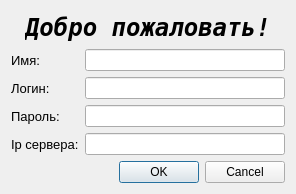
<?xml version="1.0" encoding="UTF-8"?>
<ui version="4.0">
 <class>RegistrationUsers</class>
 <widget class="QDialog" name="RegistrationUsers">
  <property name="geometry">
   <rect>
    <x>0</x>
    <y>0</y>
    <width>296</width>
    <height>194</height>
   </rect>
  </property>
  <property name="windowTitle">
   <string>Dialog</string>
  </property>
  <layout class="QGridLayout" name="gridLayout_2">
   <item row="3" column="0">
    <widget class="QDialogButtonBox" name="buttonBox">
     <property name="orientation">
      <enum>Qt::Horizontal</enum>
     </property>
     <property name="standardButtons">
      <set>QDialogButtonBox::Cancel|QDialogButtonBox::Ok</set>
     </property>
    </widget>
   </item>
   <item row="1" column="0">
    <layout class="QGridLayout" name="gridLayout">
     <item row="0" column="0">
      <widget class="QLabel" name="label_2">
       <property name="font">
        <font>
         <pointsize>10</pointsize>
        </font>
       </property>
       <property name="text">
        <string>Имя:</string>
       </property>
      </widget>
     </item>
     <item row="1" column="1">
      <widget class="QLineEdit" name="leUserLogin"/>
     </item>
     <item row="1" column="0">
      <widget class="QLabel" name="label_3">
       <property name="font">
        <font>
         <pointsize>10</pointsize>
        </font>
       </property>
       <property name="text">
        <string>Логин:</string>
       </property>
      </widget>
     </item>
     <item row="2" column="0">
      <widget class="QLabel" name="label_4">
       <property name="font">
        <font>
         <pointsize>10</pointsize>
        </font>
       </property>
       <property name="text">
        <string>Пароль:</string>
       </property>
      </widget>
     </item>
     <item row="2" column="1">
      <widget class="QLineEdit" name="leUserPassword"/>
     </item>
     <item row="0" column="1">
      <widget class="QLineEdit" name="leUserName"/>
     </item>
     <item row="3" column="0">
      <widget class="QLabel" name="label_5">
       <property name="font">
        <font>
         <pointsize>10</pointsize>
        </font>
       </property>
       <property name="text">
        <string>Ip сервера:</string>
       </property>
      </widget>
     </item>
     <item row="3" column="1">
      <widget class="QLineEdit" name="leServerIp"/>
     </item>
    </layout>
   </item>
   <item row="0" column="0">
    <layout class="QHBoxLayout" name="horizontalLayout">
     <item>
      <spacer name="horizontalSpacer">
       <property name="orientation">
        <enum>Qt::Horizontal</enum>
       </property>
       <property name="sizeHint" stdset="0">
        <size>
         <width>40</width>
         <height>20</height>
        </size>
       </property>
      </spacer>
     </item>
     <item>
      <widget class="QLabel" name="label">
       <property name="font">
        <font>
         <family>DejaVu Sans Mono</family>
         <pointsize>18</pointsize>
         <weight>75</weight>
         <italic>true</italic>
         <bold>true</bold>
        </font>
       </property>
       <property name="text">
        <string>Добро пожаловать!</string>
       </property>
      </widget>
     </item>
     <item>
      <spacer name="horizontalSpacer_2">
       <property name="orientation">
        <enum>Qt::Horizontal</enum>
       </property>
       <property name="sizeHint" stdset="0">
        <size>
         <width>40</width>
         <height>20</height>
        </size>
       </property>
      </spacer>
     </item>
    </layout>
   </item>
  </layout>
 </widget>
 <resources/>
 <connections>
  <connection>
   <sender>buttonBox</sender>
   <signal>accepted()</signal>
   <receiver>RegistrationUsers</receiver>
   <slot>accept()</slot>
   <hints>
    <hint type="sourcelabel">
     <x>248</x>
     <y>254</y>
    </hint>
    <hint type="destinationlabel">
     <x>157</x>
     <y>274</y>
    </hint>
   </hints>
  </connection>
  <connection>
   <sender>buttonBox</sender>
   <signal>rejected()</signal>
   <receiver>RegistrationUsers</receiver>
   <slot>reject()</slot>
   <hints>
    <hint type="sourcelabel">
     <x>316</x>
     <y>260</y>
    </hint>
    <hint type="destinationlabel">
     <x>286</x>
     <y>274</y>
    </hint>
   </hints>
  </connection>
 </connections>
</ui>
